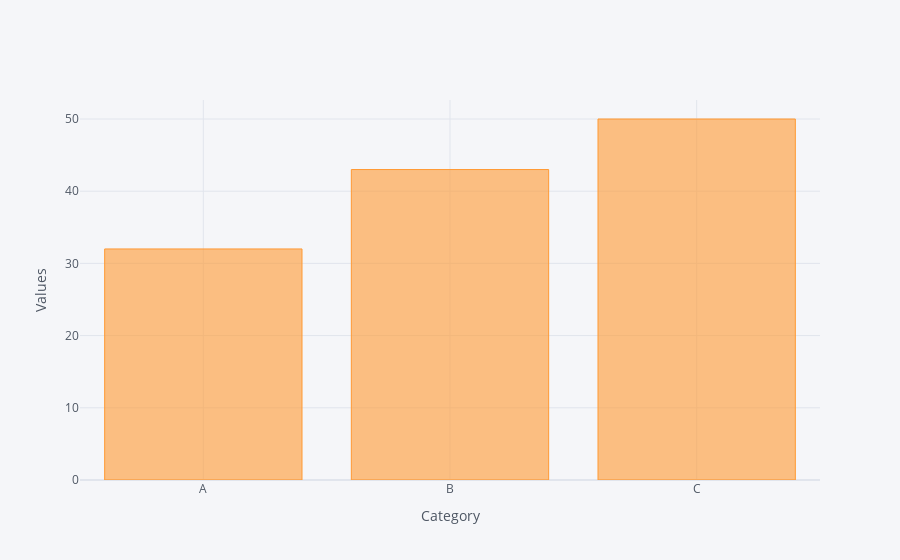

The code cell stored with this chart in its notebook:
### Code cell
df2.iplot(kind = 'bar',x='Category',y='Values',xTitle='Category',yTitle='Values')

### Figure 1 — Plotly figure (JSON) as saved in the notebook; plotly's stock layout.template omitted (floating-point values rounded to 4 significant figures)
{"data": [{"marker": {"color": "rgba(255, 153, 51, 0.6)", "line": {"color": "rgba(255, 153, 51, 1.0)", "width": 1}}, "name": "Values", "orientation": "v", "text": "", "type": "bar", "x": ["A", "B", "C"], "y": [32, 43, 50]}], "layout": {"legend": {"bgcolor": "#F5F6F9", "font": {"color": "#4D5663"}}, "paper_bgcolor": "#F5F6F9", "plot_bgcolor": "#F5F6F9", "title": {"font": {"color": "#4D5663"}}, "xaxis": {"gridcolor": "#E1E5ED", "showgrid": true, "tickfont": {"color": "#4D5663"}, "title": {"font": {"color": "#4D5663"}, "text": "Category"}, "zerolinecolor": "#E1E5ED"}, "yaxis": {"gridcolor": "#E1E5ED", "showgrid": true, "tickfont": {"color": "#4D5663"}, "title": {"font": {"color": "#4D5663"}, "text": "Values"}, "zerolinecolor": "#E1E5ED"}}}
